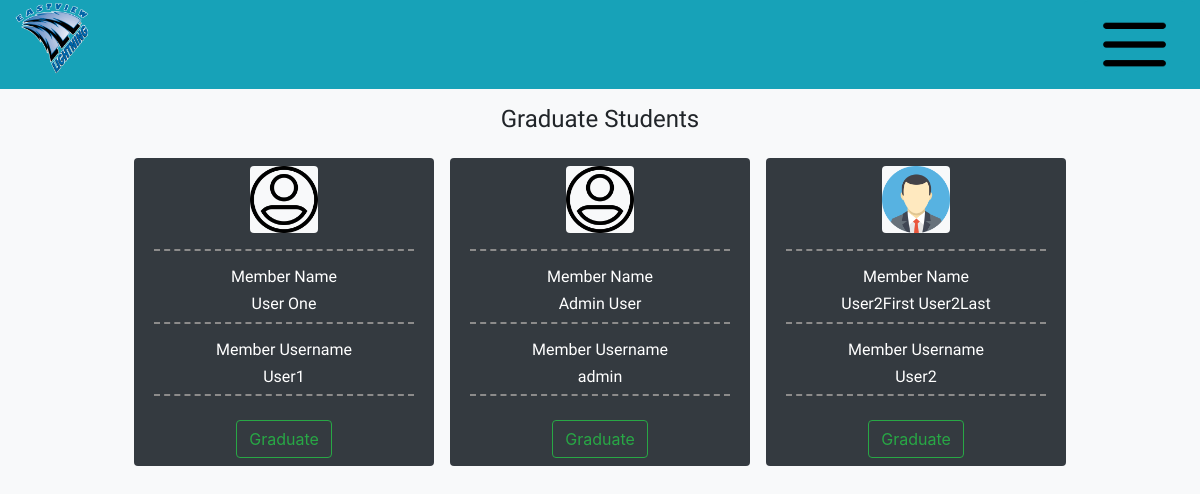
Page /AdminPage/Graduate (signed in) on the committed database.
### MainPage/models.py (models this page shows, shortened)
class Member(models.Model):
    user = models.OneToOneField(User,on_delete=models.CASCADE)
    profileimage = models.ImageField(default='/Person.png')
    text = models.TextField(default="I am a member of the Eastview Science Olympiad Team. It's a really fun time to be a part of the team, the events are great and never are boring. Maybe you should join sometime.")
    events = models.ManyToManyField(Event,blank=True)
    awards = models.ManyToManyField(Award,blank=True)
    Is_Capitan = models.BooleanField(default=False)
    AccountStatus = models.CharField(max_length=11,choices=AccStatus,default="Inactivated")

### AdminConsole/views.py (the view)
# urls.py: path('AdminPage/Graduate',Admin_views.Graduate,name="Graduate"),
def Graduate(request):
    if request.user.is_staff:
        if request.method == "POST":
            Person = Member.objects.get(user=User.objects.get(username=request.POST.get("username")))
            Person.AccountStatus = "Alumni"
            Person.save()
            return JsonResponse({"request":"Success"})
        else:
            context = {
                "Members":Member.objects.filter(AccountStatus="Activated")
            }
            return render(request,'AdminConsole/Graduate.html',context)
    else:
        return redirect('MainPage')

### templates/AdminConsole/Graduate.html (shortened to what this page needs)
{% load static %}
<!DOCTYPE html>
<html>
    <head>
        <link rel="stylesheet" href="https://stackpath.bootstrapcdn.com/bootstrap/4.3.1/css/bootstrap.min.css">
        <link rel="stylesheet" href="//cdnjs.cloudflare.com/ajax/libs/jasny-bootstrap/4.0.0/css/jasny-bootstrap.min.css">
        <link rel="stylesheet" href="{% static 'MainPage/style.css' %}">
        <link href="//maxcdn.bootstrapcdn.com/bootstrap/4.0.0/css/bootstrap.min.css" rel="stylesheet" id="bootstrap-css">
    </head>
    <body class="bg-light">
        <div class="container-fluid px-0">
            <div class="row d-flex align-items-center bg-info mx-0">
                <div class="col align-self-start">
                    <img src="{% static 'MainPage/EVHS_Logo.png' %}" class="Logo">
                </div>
                <div class="col align-self-center">
                </div>
                <div class="col align-self-end justify-content-end">
                    <button class="Menu btn btn-info float-right"><img src="{% static 'MainPage/Menu.png' %}" class="Logo"></button>
                </div>
            </div>
        </div>
        <div class="container-fluid bg-light d-flex justify-content-center px-0 mt-3">
            <h1 class="display title">Graduate Students</h1>
        </div>
        <div class="container-fluid px-0 mb-4 bg-light">
            <div class="row mx-0 d-flex justify-content-center">
                {% for member in Members %}
                <div class="col-3 align-self-center mt-3 mx-2 bg-dark rounded d-flex justify-content-center">
                    <div class="container-fluid">
                        <div class="row d-flex justify-content-center">
                            <img src="{{member.profileimage.url}}" class="img-responsive w-25 bg-light mt-2 rounded">
                        </div>
                        <div class="row">
                            <hr class="divider bg-dark">
                        </div>
                        <div class="row d-flex justify-content-center">
                            <h3 class="username text-white">Member Name</h3>
                        </div>
                        <div class="row d-flex justify-content-center">
                            <h3 class="username text-white">{{member.user.first_name}} {{member.user.last_name}}</h3>
                        </div>
                        <div class="row">
                            <hr class="divider bg-dark mt-0">
                        </div>
                        <div class="row d-flex justify-content-center">
                            <h3 class="username text-white">Member Username</h3>
                        </div>
                        <div class="row d-flex justify-content-center">
                            <h3 class="UsernameContainer username text-white">{{member.user.username}}</h3>
                        </div>
                        <div class="row">
                            <hr class="divider bg-dark mt-0">
                        </div>
                        <div class="row d-flex justify-content-center mb-2 mt-2">
                            <button class="btn btn-outline-success mx-2 Activate">Graduate</button>
                        </div>
                    </div>
                </div>
                {% empty %}
                <div class="col-3 align-self-center mt-5 mx-2 rounded d-flex justify-content-center">
                    <div class="alert alert-danger">
                        No Active Members Found
                    </div>
                </div>
                {% endfor %}
            </div>
        </div>
    </body>
</html>

### static/MainPage/style.css (style rules this page uses)
.Logo { width: 50px; height: auto; }
.caption h1, .title { font-size: medium; font-family: 'BioRhyme','serif'; }
.username { font-size: small; font-family: 'BioRhyme','serif'; }
hr { border: 0; clear:both; display:block; width: 96%; background-color:#FFFF00; height: 1px; }
hr.divider { background-color: #fff; border-top: 2px dashed #8c8b8b; }
@media (min-width: 768px) { .Logo { width: 75px; } }
@media (min-width: 768px) { .caption h1, .title { font-size: x-large; } }
@media (min-width: 768px) { .username { font-size: medium; font-family: 'BioRhyme','serif'; } }
@media (min-width: 992px) { .Logo { width: 75px; } }
@media (min-width: 992px) { .caption h1, .title { font-size: x-large; } }
@media (min-width: 1200px) { .Logo { width: 75px; } }
@media (min-width: 1200px) { .caption h1, .title { font-size: x-large; } }

### rows in the picture
Member: profileimage (picture), user.first_name "User", user.last_name "One", user.username "User1"
Member: profileimage (picture), user.first_name "Admin", user.last_name "User", user.username "admin"
Member: profileimage (picture), user.first_name "User2First", user.last_name "User2Last", user.username "User2"
